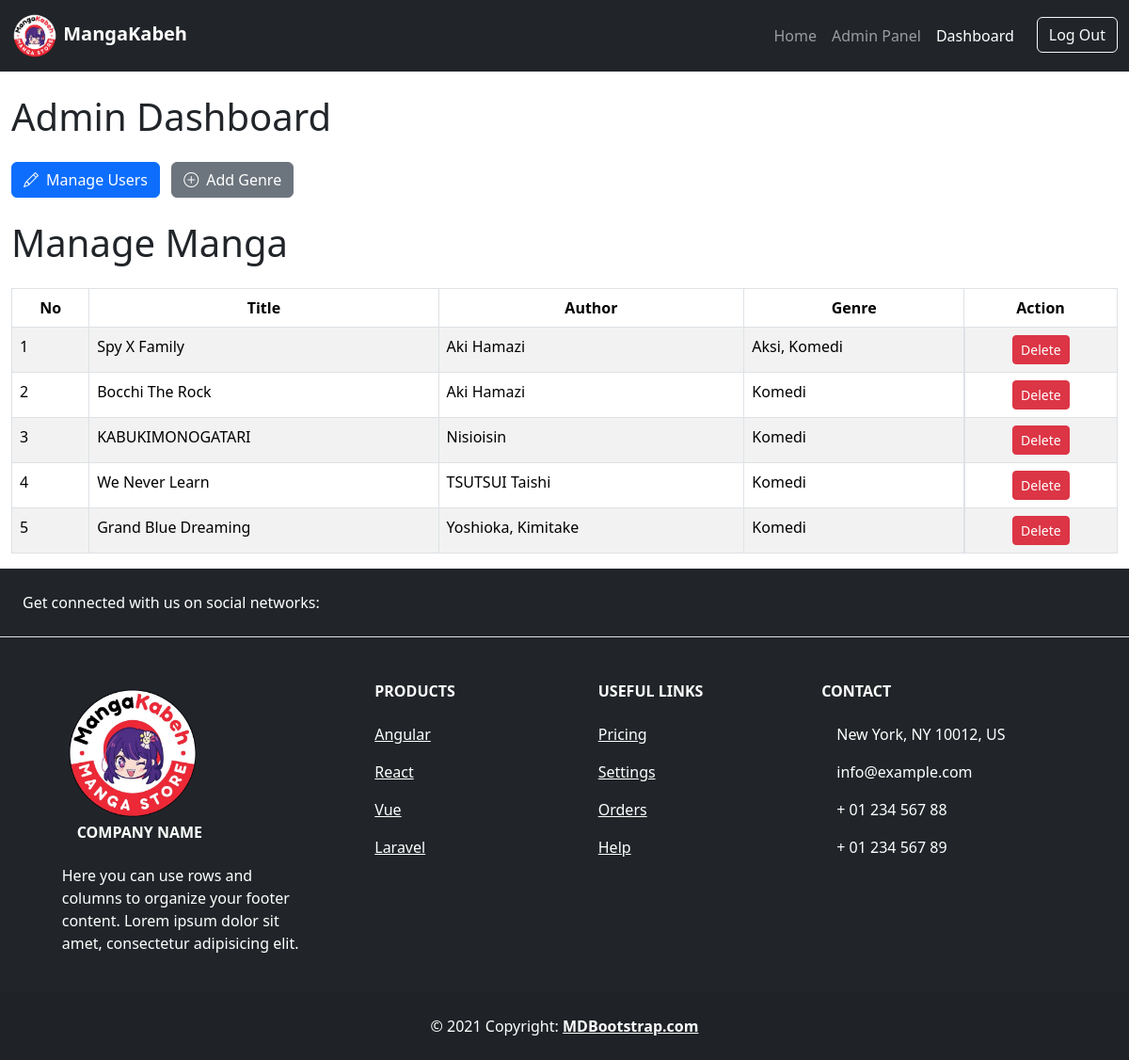
The app's page /admins/dashboard/ (signed in), older data.
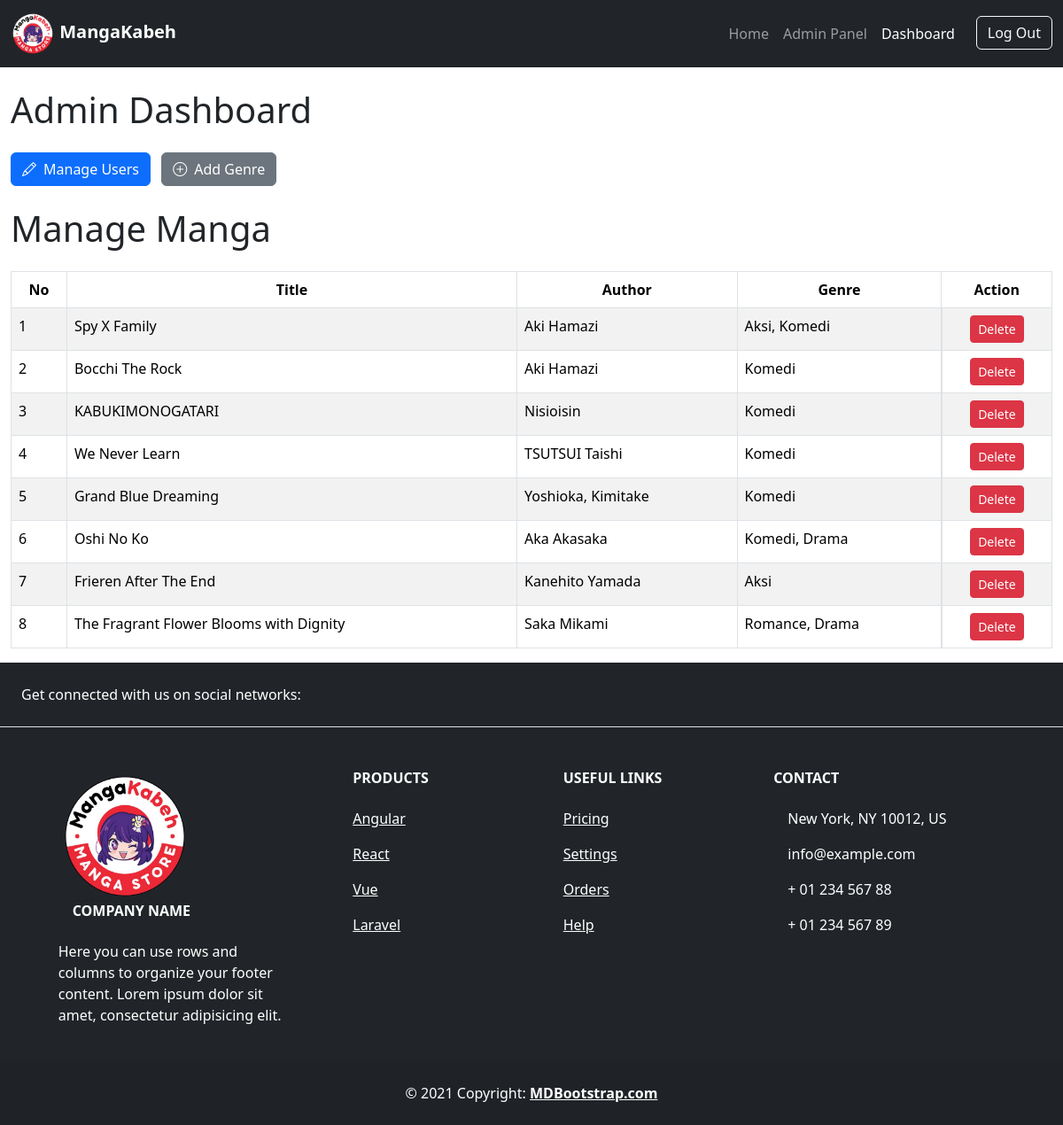
The same page, newer data.
### MangaKabeh/models/manga.py (models this page shows, shortened)
class Manga(models.Model):
    title = models.CharField(max_length=255)
    author = models.CharField(max_length=255)
    description = models.TextField()
    seller = models.ForeignKey(User, on_delete=models.CASCADE)
    image = models.ImageField(upload_to=manga_image_upload_path)
    genre = models.ManyToManyField("Genre")
    class Meta :
        unique_together = ('title', 'seller')

class Genre(models.Model):
    name = models.CharField(max_length=100, unique=True)
    def __str__(self):
        return self.name

### MangaKabeh/views.py (the view)
# urls.py: path('admins/dashboard/', views.dashboard_admin, name='dashboard_admin'),
@user_passes_test(is_superuser)
def dashboard_admin(request):
    mangas = Manga.objects.all()
    return render(request, 'admin/admin_dashboard.html', {'mangas': mangas})

### MangaKabeh/context_processors.py (called while the page is built)
def navbar(request):
    user = request.user
    navbar_user_group = None
    if user.is_authenticated:
        if user.is_superuser:
            navbar_user_group = 'Admin'
        elif user.groups.filter(name = 'Customer').exists():
            navbar_user_group = 'Customer'
        elif user.groups.filter(name = 'Seller').exists():
            navbar_user_group = 'Seller'
    return{
        'navbar_user_group' : navbar_user_group,
        'authenticated' : user.is_authenticated,
    }

### MangaKabeh/views.py (called while the page is built)
def is_superuser(user):
    return user.is_superuser

### MangaKabeh/templates/admin/admin_dashboard.html (shortened to what this page needs)
{% extends 'base.html' %}
{% block content %}
<div class="container-fluid">
    <h1 class="mt-4">Admin Dashboard</h1>
    <div class="my-4">
        <a href="{% url 'manage_accounts' %}" class="btn btn-primary d-inline-flex align-items-center">
            <i class="bi bi-pencil me-2"></i>
            Manage Users
        </a>
        <button type="button" class="btn btn-secondary d-inline-flex align-items-center ms-2" data-bs-toggle="modal" data-bs-target="#addGenreModal">
            <i class="bi bi-plus-circle me-2"></i>
            Add Genre
        </button>
    </div>
    <h1 class="mb-4">Manage Manga</h1>
    <div style="overflow-x: auto;">
        <table class="table table-striped table-bordered" style="width: 100%;">
            <thead>
                <tr>
                    <th class="text-center">No</th>
                    <th class="text-center">Title</th>
                    <th class="text-center">Author</th>
                    <th class="text-center">Genre</th>
                    <th class="text-center">Action</th>
                </tr>
            </thead>
            <tbody>
                {% for manga in mangas %}
                    <tr>
                        <td>{{ forloop.counter }}</td>
                        <td>{{ manga.title }}</td>
                        <td>{{ manga.author }}</td>
                        <td>{{ manga.genre.all|join:", " }}</td>
                        <td class="d-flex justify-content-center">
                            <a href="{% url 'delete_manga' manga.id %}" class="btn btn-danger btn-sm" onclick="return confirm('Are you sure you want to delete this manga?')">Delete</a>
                        </td>
                    </tr>
                {% endfor %}
            </tbody>
        </table>
    </div>
</div>
{% endblock %}

Row changes from the older to the newer data that the page shows:
added Manga: title "Oshi No Ko", author "Aka Akasaka", genre.all "Komedi, Drama"
added Manga: title "Frieren After The End", author "Kanehito Yamada", genre.all "Aksi"
added Manga: title "The Fragrant Flower Blooms with Dignity", author "Saka Mikami", genre.all "Romance, Drama"
